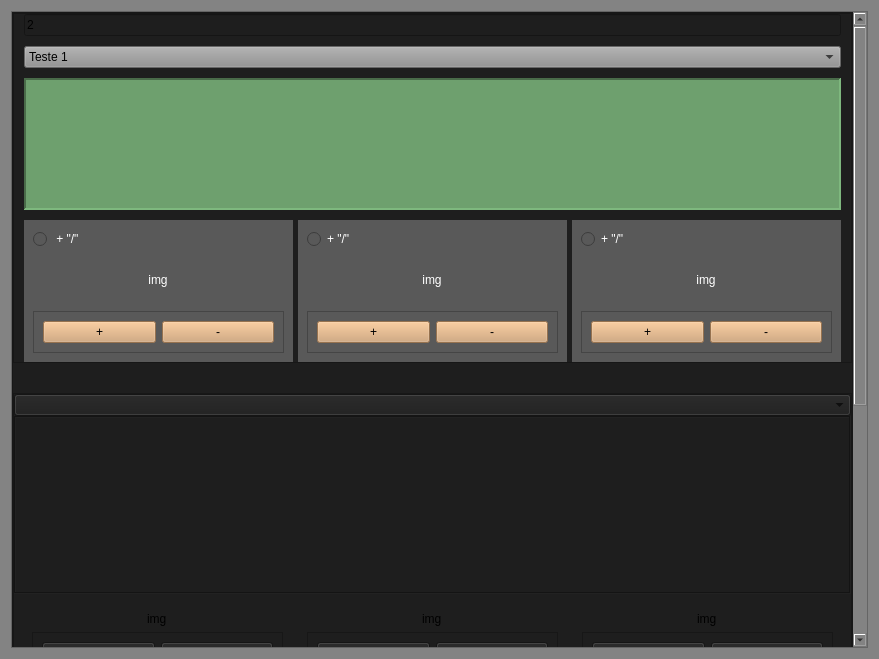
<?xml version="1.0" encoding="UTF-8"?>
<ui version="4.0">
 <class>Form</class>
 <widget class="QWidget" name="Form">
  <property name="geometry">
   <rect>
    <x>0</x>
    <y>0</y>
    <width>879</width>
    <height>659</height>
   </rect>
  </property>
  <property name="windowTitle">
   <string>Form</string>
  </property>
  <property name="styleSheet">
   <string notr="true">background-color: rgb(131, 131, 131);</string>
  </property>
  <layout class="QHBoxLayout" name="horizontalLayout_21">
   <item>
    <widget class="QScrollArea" name="scrollArea">
     <property name="widgetResizable">
      <bool>true</bool>
     </property>
     <widget class="QWidget" name="scrollAreaWidgetContents">
      <property name="geometry">
       <rect>
        <x>0</x>
        <y>0</y>
        <width>842</width>
        <height>1012</height>
       </rect>
      </property>
      <property name="styleSheet">
       <string notr="true">/*background-color: rgb(90,90,90);*/
background-color: rgb(30, 30, 30);</string>
      </property>
      <layout class="QVBoxLayout" name="verticalLayout_9">
       <property name="spacing">
        <number>0</number>
       </property>
       <property name="leftMargin">
        <number>0</number>
       </property>
       <property name="topMargin">
        <number>0</number>
       </property>
       <property name="rightMargin">
        <number>0</number>
       </property>
       <property name="bottomMargin">
        <number>0</number>
       </property>
       <item>
        <widget class="QFrame" name="frame">
         <property name="frameShape">
          <enum>QFrame::StyledPanel</enum>
         </property>
         <property name="frameShadow">
          <enum>QFrame::Raised</enum>
         </property>
         <layout class="QVBoxLayout" name="verticalLayout_14">
          <property name="spacing">
           <number>30</number>
          </property>
          <property name="leftMargin">
           <number>0</number>
          </property>
          <property name="topMargin">
           <number>0</number>
          </property>
          <property name="rightMargin">
           <number>0</number>
          </property>
          <property name="bottomMargin">
           <number>0</number>
          </property>
          <item>
           <widget class="QFrame" name="frame_9">
            <property name="minimumSize">
             <size>
              <width>0</width>
              <height>350</height>
             </size>
            </property>
            <property name="styleSheet">
             <string notr="true"/>
            </property>
            <property name="frameShape">
             <enum>QFrame::StyledPanel</enum>
            </property>
            <property name="frameShadow">
             <enum>QFrame::Raised</enum>
            </property>
            <layout class="QVBoxLayout" name="verticalLayout_4">
             <property name="spacing">
              <number>10</number>
             </property>
             <property name="leftMargin">
              <number>10</number>
             </property>
             <property name="topMargin">
              <number>0</number>
             </property>
             <property name="rightMargin">
              <number>10</number>
             </property>
             <property name="bottomMargin">
              <number>0</number>
             </property>
             <item>
              <widget class="QLineEdit" name="type">
               <property name="text">
                <string>2</string>
               </property>
              </widget>
             </item>
             <item>
              <widget class="QComboBox" name="comboBox">
               <property name="styleSheet">
                <string notr="true">background-color: rgb(143, 143, 143);</string>
               </property>
               <item>
                <property name="text">
                 <string>Teste 1</string>
                </property>
               </item>
               <item>
                <property name="text">
                 <string>Teste 2</string>
                </property>
               </item>
               <item>
                <property name="text">
                 <string>Teste 2</string>
                </property>
               </item>
              </widget>
             </item>
             <item>
              <widget class="QTextEdit" name="textEdit2">
               <property name="styleSheet">
                <string notr="true">background-color: rgb(110, 160, 110);</string>
               </property>
               <property name="frameShape">
                <enum>QFrame::Panel</enum>
               </property>
               <property name="frameShadow">
                <enum>QFrame::Sunken</enum>
               </property>
               <property name="lineWidth">
                <number>2</number>
               </property>
              </widget>
             </item>
             <item>
              <widget class="QFrame" name="frame_8">
               <property name="frameShape">
                <enum>QFrame::NoFrame</enum>
               </property>
               <property name="frameShadow">
                <enum>QFrame::Raised</enum>
               </property>
               <layout class="QHBoxLayout" name="horizontalLayout_4">
                <property name="spacing">
                 <number>5</number>
                </property>
                <property name="leftMargin">
                 <number>0</number>
                </property>
                <property name="topMargin">
                 <number>0</number>
                </property>
                <property name="rightMargin">
                 <number>0</number>
                </property>
                <property name="bottomMargin">
                 <number>0</number>
                </property>
                <item>
                 <widget class="QFrame" name="frame_3">
                  <property name="styleSheet">
                   <string notr="true">background-color: rgb(89, 89, 89);</string>
                  </property>
                  <property name="frameShape">
                   <enum>QFrame::NoFrame</enum>
                  </property>
                  <property name="frameShadow">
                   <enum>QFrame::Raised</enum>
                  </property>
                  <layout class="QVBoxLayout" name="verticalLayout">
                   <item>
                    <widget class="QRadioButton" name="radioButton">
                     <property name="styleSheet">
                      <string notr="true">color: rgb(255, 255, 255);</string>
                     </property>
                     <property name="text">
                      <string> + &quot;/&quot;</string>
                     </property>
                    </widget>
                   </item>
                   <item alignment="Qt::AlignHCenter">
                    <widget class="QLabel" name="label">
                     <property name="minimumSize">
                      <size>
                       <width>50</width>
                       <height>50</height>
                      </size>
                     </property>
                     <property name="styleSheet">
                      <string notr="true">color: rgb(255, 255, 255);</string>
                     </property>
                     <property name="text">
                      <string>img</string>
                     </property>
                     <property name="alignment">
                      <set>Qt::AlignCenter</set>
                     </property>
                    </widget>
                   </item>
                   <item>
                    <widget class="QFrame" name="frame_2">
                     <property name="frameShape">
                      <enum>QFrame::StyledPanel</enum>
                     </property>
                     <property name="frameShadow">
                      <enum>QFrame::Raised</enum>
                     </property>
                     <layout class="QHBoxLayout" name="horizontalLayout">
                      <item>
                       <widget class="QPushButton" name="pushButton">
                        <property name="styleSheet">
                         <string notr="true">background-color: rgb(210, 160, 110);</string>
                        </property>
                        <property name="text">
                         <string>+</string>
                        </property>
                       </widget>
                      </item>
                      <item>
                       <widget class="QPushButton" name="pushButton_2">
                        <property name="styleSheet">
                         <string notr="true">background-color: rgb(210, 160, 110);</string>
                        </property>
                        <property name="text">
                         <string>-</string>
                        </property>
                       </widget>
                      </item>
                     </layout>
                    </widget>
                   </item>
                  </layout>
                 </widget>
                </item>
                <item>
                 <widget class="QFrame" name="frame_4">
                  <property name="styleSheet">
                   <string notr="true">background-color: rgb(89, 89, 89);</string>
                  </property>
                  <property name="frameShape">
                   <enum>QFrame::NoFrame</enum>
                  </property>
                  <property name="frameShadow">
                   <enum>QFrame::Raised</enum>
                  </property>
                  <layout class="QVBoxLayout" name="verticalLayout_2">
                   <item>
                    <widget class="QRadioButton" name="radioButton_2">
                     <property name="styleSheet">
                      <string notr="true">color: rgb(255, 255, 255);</string>
                     </property>
                     <property name="text">
                      <string>+ &quot;/&quot;</string>
                     </property>
                    </widget>
                   </item>
                   <item alignment="Qt::AlignHCenter|Qt::AlignVCenter">
                    <widget class="QLabel" name="label_2">
                     <property name="minimumSize">
                      <size>
                       <width>50</width>
                       <height>50</height>
                      </size>
                     </property>
                     <property name="styleSheet">
                      <string notr="true">color: rgb(255, 255, 255);</string>
                     </property>
                     <property name="text">
                      <string>img</string>
                     </property>
                     <property name="alignment">
                      <set>Qt::AlignCenter</set>
                     </property>
                    </widget>
                   </item>
                   <item>
                    <widget class="QFrame" name="frame_5">
                     <property name="frameShape">
                      <enum>QFrame::StyledPanel</enum>
                     </property>
                     <property name="frameShadow">
                      <enum>QFrame::Raised</enum>
                     </property>
                     <layout class="QHBoxLayout" name="horizontalLayout_2">
                      <item>
                       <widget class="QPushButton" name="pushButton_3">
                        <property name="styleSheet">
                         <string notr="true">background-color: rgb(210, 160, 110);</string>
                        </property>
                        <property name="text">
                         <string>+</string>
                        </property>
                       </widget>
                      </item>
                      <item>
                       <widget class="QPushButton" name="pushButton_4">
                        <property name="styleSheet">
                         <string notr="true">background-color: rgb(210, 160, 110);</string>
                        </property>
                        <property name="text">
                         <string>-</string>
                        </property>
                       </widget>
                      </item>
                     </layout>
                    </widget>
                   </item>
                  </layout>
                 </widget>
                </item>
                <item>
                 <widget class="QFrame" name="frame_6">
                  <property name="styleSheet">
                   <string notr="true">background-color: rgb(89, 89, 89);</string>
                  </property>
                  <property name="frameShape">
                   <enum>QFrame::NoFrame</enum>
                  </property>
                  <property name="frameShadow">
                   <enum>QFrame::Raised</enum>
                  </property>
                  <layout class="QVBoxLayout" name="verticalLayout_3">
                   <item>
                    <widget class="QRadioButton" name="radioButton_3">
                     <property name="styleSheet">
                      <string notr="true">color: rgb(255, 255, 255);</string>
                     </property>
                     <property name="text">
                      <string>+ &quot;/&quot;</string>
                     </property>
                    </widget>
                   </item>
                   <item alignment="Qt::AlignHCenter">
                    <widget class="QLabel" name="label_3">
                     <property name="minimumSize">
                      <size>
                       <width>50</width>
                       <height>50</height>
                      </size>
                     </property>
                     <property name="styleSheet">
                      <string notr="true">color: rgb(255, 255, 255);</string>
                     </property>
                     <property name="text">
                      <string>img</string>
                     </property>
                     <property name="alignment">
                      <set>Qt::AlignCenter</set>
                     </property>
                    </widget>
                   </item>
                   <item>
                    <widget class="QFrame" name="frame_7">
                     <property name="frameShape">
                      <enum>QFrame::StyledPanel</enum>
                     </property>
                     <property name="frameShadow">
                      <enum>QFrame::Raised</enum>
                     </property>
                     <layout class="QHBoxLayout" name="horizontalLayout_3">
                      <item>
                       <widget class="QPushButton" name="pushButton_5">
                        <property name="styleSheet">
                         <string notr="true">background-color: rgb(210, 160, 110);</string>
                        </property>
                        <property name="text">
                         <string>+</string>
                        </property>
                       </widget>
                      </item>
                      <item>
                       <widget class="QPushButton" name="pushButton_6">
                        <property name="styleSheet">
                         <string notr="true">background-color: rgb(210, 160, 110);</string>
                        </property>
                        <property name="text">
                         <string>-</string>
                        </property>
                       </widget>
                      </item>
                     </layout>
                    </widget>
                   </item>
                  </layout>
                 </widget>
                </item>
               </layout>
              </widget>
             </item>
            </layout>
           </widget>
          </item>
          <item>
           <widget class="QFrame" name="frame_18">
            <property name="minimumSize">
             <size>
              <width>0</width>
              <height>300</height>
             </size>
            </property>
            <property name="frameShape">
             <enum>QFrame::StyledPanel</enum>
            </property>
            <property name="frameShadow">
             <enum>QFrame::Raised</enum>
            </property>
            <layout class="QVBoxLayout" name="verticalLayout_10">
             <property name="spacing">
              <number>0</number>
             </property>
             <property name="leftMargin">
              <number>0</number>
             </property>
             <property name="topMargin">
              <number>0</number>
             </property>
             <property name="rightMargin">
              <number>0</number>
             </property>
             <property name="bottomMargin">
              <number>0</number>
             </property>
             <item>
              <widget class="QComboBox" name="comboBox_2"/>
             </item>
             <item>
              <widget class="QTextEdit" name="textEdit_3">
               <property name="frameShape">
                <enum>QFrame::Box</enum>
               </property>
              </widget>
             </item>
             <item>
              <widget class="QFrame" name="frame_19">
               <property name="frameShape">
                <enum>QFrame::NoFrame</enum>
               </property>
               <property name="frameShadow">
                <enum>QFrame::Raised</enum>
               </property>
               <layout class="QHBoxLayout" name="horizontalLayout_9">
                <item>
                 <widget class="QFrame" name="frame_20">
                  <property name="frameShape">
                   <enum>QFrame::NoFrame</enum>
                  </property>
                  <property name="frameShadow">
                   <enum>QFrame::Raised</enum>
                  </property>
                  <layout class="QVBoxLayout" name="verticalLayout_11">
                   <item alignment="Qt::AlignHCenter">
                    <widget class="QLabel" name="label_7">
                     <property name="text">
                      <string>img</string>
                     </property>
                    </widget>
                   </item>
                   <item>
                    <widget class="QFrame" name="frame_21">
                     <property name="frameShape">
                      <enum>QFrame::StyledPanel</enum>
                     </property>
                     <property name="frameShadow">
                      <enum>QFrame::Raised</enum>
                     </property>
                     <layout class="QHBoxLayout" name="horizontalLayout_10">
                      <item>
                       <widget class="QPushButton" name="pushButton_13">
                        <property name="text">
                         <string>+</string>
                        </property>
                       </widget>
                      </item>
                      <item>
                       <widget class="QPushButton" name="pushButton_14">
                        <property name="text">
                         <string>-</string>
                        </property>
                       </widget>
                      </item>
                     </layout>
                    </widget>
                   </item>
                  </layout>
                 </widget>
                </item>
                <item>
                 <widget class="QFrame" name="frame_22">
                  <property name="frameShape">
                   <enum>QFrame::NoFrame</enum>
                  </property>
                  <property name="frameShadow">
                   <enum>QFrame::Raised</enum>
                  </property>
                  <layout class="QVBoxLayout" name="verticalLayout_12">
                   <item alignment="Qt::AlignHCenter">
                    <widget class="QLabel" name="label_8">
                     <property name="text">
                      <string>img</string>
                     </property>
                    </widget>
                   </item>
                   <item>
                    <widget class="QFrame" name="frame_23">
                     <property name="frameShape">
                      <enum>QFrame::StyledPanel</enum>
                     </property>
                     <property name="frameShadow">
                      <enum>QFrame::Raised</enum>
                     </property>
                     <layout class="QHBoxLayout" name="horizontalLayout_11">
                      <item>
                       <widget class="QPushButton" name="pushButton_15">
                        <property name="text">
                         <string>+</string>
                        </property>
                       </widget>
                      </item>
                      <item>
                       <widget class="QPushButton" name="pushButton_16">
                        <property name="text">
                         <string>-</string>
                        </property>
                       </widget>
                      </item>
                     </layout>
                    </widget>
                   </item>
                  </layout>
                 </widget>
                </item>
                <item>
                 <widget class="QFrame" name="frame_24">
                  <property name="frameShape">
                   <enum>QFrame::NoFrame</enum>
                  </property>
                  <property name="frameShadow">
                   <enum>QFrame::Raised</enum>
                  </property>
                  <layout class="QVBoxLayout" name="verticalLayout_13">
                   <item alignment="Qt::AlignHCenter">
                    <widget class="QLabel" name="label_9">
                     <property name="text">
                      <string>img</string>
                     </property>
                    </widget>
                   </item>
                   <item>
                    <widget class="QFrame" name="frame_25">
                     <property name="frameShape">
                      <enum>QFrame::StyledPanel</enum>
                     </property>
                     <property name="frameShadow">
                      <enum>QFrame::Raised</enum>
                     </property>
                     <layout class="QHBoxLayout" name="horizontalLayout_12">
                      <item>
                       <widget class="QPushButton" name="pushButton_17">
                        <property name="text">
                         <string>+</string>
                        </property>
                       </widget>
                      </item>
                      <item>
                       <widget class="QPushButton" name="pushButton_18">
                        <property name="text">
                         <string>-</string>
                        </property>
                       </widget>
                      </item>
                     </layout>
                    </widget>
                   </item>
                  </layout>
                 </widget>
                </item>
               </layout>
              </widget>
             </item>
            </layout>
           </widget>
          </item>
          <item>
           <widget class="QFrame" name="frame_10">
            <property name="minimumSize">
             <size>
              <width>0</width>
              <height>300</height>
             </size>
            </property>
            <property name="frameShape">
             <enum>QFrame::StyledPanel</enum>
            </property>
            <property name="frameShadow">
             <enum>QFrame::Raised</enum>
            </property>
            <layout class="QVBoxLayout" name="verticalLayout_5">
             <property name="spacing">
              <number>0</number>
             </property>
             <property name="leftMargin">
              <number>0</number>
             </property>
             <property name="topMargin">
              <number>0</number>
             </property>
             <property name="rightMargin">
              <number>0</number>
             </property>
             <property name="bottomMargin">
              <number>0</number>
             </property>
             <item>
              <widget class="QComboBox" name="comboBox_3"/>
             </item>
             <item>
              <widget class="QTextEdit" name="textEdit_2">
               <property name="frameShape">
                <enum>QFrame::Box</enum>
               </property>
              </widget>
             </item>
             <item>
              <widget class="QFrame" name="frame_11">
               <property name="frameShape">
                <enum>QFrame::NoFrame</enum>
               </property>
               <property name="frameShadow">
                <enum>QFrame::Raised</enum>
               </property>
               <layout class="QHBoxLayout" name="horizontalLayout_5">
                <property name="spacing">
                 <number>0</number>
                </property>
                <property name="leftMargin">
                 <number>0</number>
                </property>
                <property name="topMargin">
                 <number>0</number>
                </property>
                <property name="rightMargin">
                 <number>0</number>
                </property>
                <property name="bottomMargin">
                 <number>0</number>
                </property>
                <item>
                 <widget class="QFrame" name="frame_12">
                  <property name="frameShape">
                   <enum>QFrame::NoFrame</enum>
                  </property>
                  <property name="frameShadow">
                   <enum>QFrame::Raised</enum>
                  </property>
                  <layout class="QVBoxLayout" name="verticalLayout_6">
                   <item alignment="Qt::AlignHCenter">
                    <widget class="QLabel" name="label_4">
                     <property name="text">
                      <string>img</string>
                     </property>
                    </widget>
                   </item>
                   <item>
                    <widget class="QFrame" name="frame_13">
                     <property name="frameShape">
                      <enum>QFrame::StyledPanel</enum>
                     </property>
                     <property name="frameShadow">
                      <enum>QFrame::Raised</enum>
                     </property>
                     <layout class="QHBoxLayout" name="horizontalLayout_6">
                      <item>
                       <widget class="QPushButton" name="pushButton_7">
                        <property name="text">
                         <string>+</string>
                        </property>
                       </widget>
                      </item>
                      <item>
                       <widget class="QPushButton" name="pushButton_8">
                        <property name="text">
                         <string>-</string>
                        </property>
                       </widget>
                      </item>
                     </layout>
                    </widget>
                   </item>
                  </layout>
                 </widget>
                </item>
                <item>
                 <widget class="QFrame" name="frame_14">
                  <property name="frameShape">
                   <enum>QFrame::NoFrame</enum>
                  </property>
                  <property name="frameShadow">
                   <enum>QFrame::Raised</enum>
                  </property>
                  <layout class="QVBoxLayout" name="verticalLayout_7">
                   <item alignment="Qt::AlignHCenter">
                    <widget class="QLabel" name="label_5">
                     <property name="text">
                      <string>img</string>
                     </property>
                    </widget>
                   </item>
                   <item>
                    <widget class="QFrame" name="frame_15">
                     <property name="frameShape">
                      <enum>QFrame::StyledPanel</enum>
                     </property>
                     <property name="frameShadow">
                      <enum>QFrame::Raised</enum>
                     </property>
                     <layout class="QHBoxLayout" name="horizontalLayout_7">
                      <item>
                       <widget class="QPushButton" name="pushButton_9">
                        <property name="text">
                         <string>+</string>
                        </property>
                       </widget>
                      </item>
                      <item>
                       <widget class="QPushButton" name="pushButton_10">
                        <property name="text">
                         <string>-</string>
                        </property>
                       </widget>
                      </item>
                     </layout>
                    </widget>
                   </item>
                  </layout>
                 </widget>
                </item>
                <item>
                 <widget class="QFrame" name="frame_16">
                  <property name="frameShape">
                   <enum>QFrame::NoFrame</enum>
                  </property>
                  <property name="frameShadow">
                   <enum>QFrame::Raised</enum>
                  </property>
                  <layout class="QVBoxLayout" name="verticalLayout_8">
                   <item alignment="Qt::AlignHCenter">
                    <widget class="QLabel" name="label_6">
                     <property name="text">
                      <string>img</string>
                     </property>
                    </widget>
                   </item>
                   <item>
                    <widget class="QFrame" name="frame_17">
                     <property name="frameShape">
                      <enum>QFrame::StyledPanel</enum>
                     </property>
                     <property name="frameShadow">
                      <enum>QFrame::Raised</enum>
                     </property>
                     <layout class="QHBoxLayout" name="horizontalLayout_8">
                      <item>
                       <widget class="QPushButton" name="pushButton_11">
                        <property name="text">
                         <string>+</string>
                        </property>
                       </widget>
                      </item>
                      <item>
                       <widget class="QPushButton" name="pushButton_12">
                        <property name="text">
                         <string>-</string>
                        </property>
                       </widget>
                      </item>
                     </layout>
                    </widget>
                   </item>
                  </layout>
                 </widget>
                </item>
               </layout>
              </widget>
             </item>
            </layout>
           </widget>
          </item>
         </layout>
        </widget>
       </item>
      </layout>
     </widget>
    </widget>
   </item>
  </layout>
 </widget>
 <resources/>
 <connections/>
</ui>
